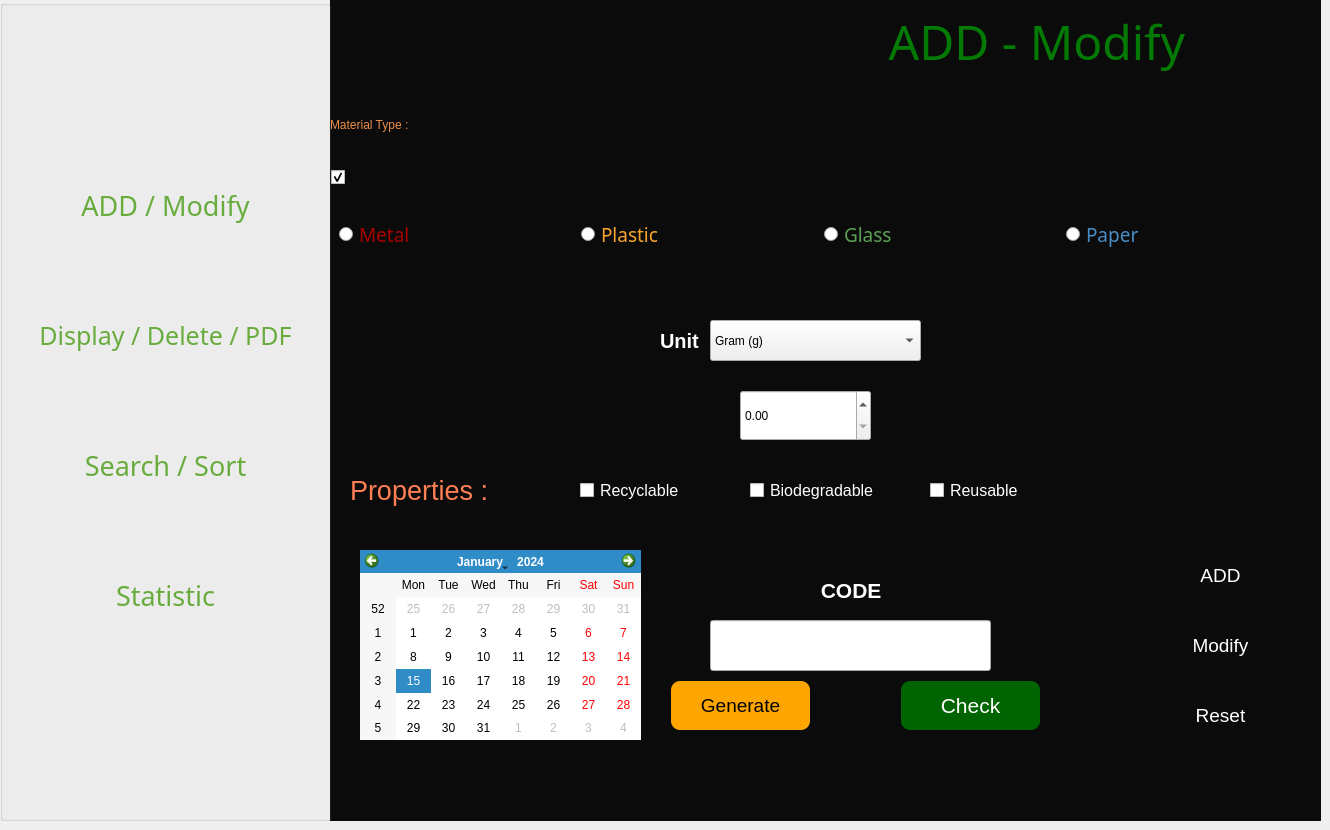
    <widget class="QWidget" name="tab">
     <property name="sizePolicy">
      <sizepolicy hsizetype="Expanding" vsizetype="Expanding">
       <horstretch>0</horstretch>
       <verstretch>0</verstretch>
      </sizepolicy>
     </property>
     <attribute name="title">
      <string>Tab 1</string>
     </attribute>
     <widget class="QLabel" name="label_4">
      <property name="geometry">
       <rect>
        <x>660</x>
        <y>320</y>
        <width>101</width>
        <height>41</height>
       </rect>
      </property>
      <property name="sizePolicy">
       <sizepolicy hsizetype="Expanding" vsizetype="Expanding">
        <horstretch>0</horstretch>
        <verstretch>0</verstretch>
       </sizepolicy>
      </property>
      <property name="font">
       <font>
        <pointsize>15</pointsize>
        <weight>75</weight>
        <bold>true</bold>
       </font>
      </property>
      <property name="styleSheet">
       <string notr="true">color: rgb(255, 255, 255);</string>
      </property>
      <property name="text">
       <string>Unit</string>
      </property>
     </widget>
     <widget class="QDoubleSpinBox" name="amount">
      <property name="geometry">
       <rect>
        <x>740</x>
        <y>390</y>
        <width>131</width>
        <height>51</height>
       </rect>
      </property>
      <property name="sizePolicy">
       <sizepolicy hsizetype="Expanding" vsizetype="Expanding">
        <horstretch>0</horstretch>
        <verstretch>0</verstretch>
       </sizepolicy>
      </property>
      <property name="styleSheet">
       <string notr="true">gridline-color: rgb(255, 85, 0);</string>
      </property>
      <property name="maximum">
       <double>100000.000000000000000</double>
      </property>
     </widget>
     <widget class="QCalendarWidget" name="date">
      <property name="geometry">
       <rect>
        <x>360</x>
        <y>550</y>
        <width>281</width>
        <height>190</height>
       </rect>
      </property>
      <property name="sizePolicy">
       <sizepolicy hsizetype="Expanding" vsizetype="Expanding">
        <horstretch>0</horstretch>
        <verstretch>0</verstretch>
       </sizepolicy>
      </property>
     </widget>
     <widget class="QPushButton" name="Generat_Button">
      <property name="geometry">
       <rect>
        <x>670</x>
        <y>680</y>
        <width>141</width>
        <height>51</height>
       </rect>
      </property>
      <property name="sizePolicy">
       <sizepolicy hsizetype="Expanding" vsizetype="Expanding">
        <horstretch>0</horstretch>
        <verstretch>0</verstretch>
       </sizepolicy>
      </property>
      <property name="font">
       <font>
        <pointsize>14</pointsize>
       </font>
      </property>
      <property name="styleSheet">
       <string notr="true">QPushButton {
    background-color: #FFA500; /* Neon Orange */
    color: #000000; /* Black */
    border: 2px solid transparent; /* Invisible border */
    border-radius: 10px;
    padding: 5px;
    min-width: 70px;
}

QPushButton:hover {
    border: 2px solid #ffffff; /* White border becomes visible when hovered over */
}

QPushButton:pressed {
    background-color: #FF4500; /* Darker Orange */
}
</string>
      </property>
      <property name="text">
       <string>Generate</string>
      </property>
     </widget>
     <widget class="QGroupBox" name="properties">
      <property name="geometry">
       <rect>
        <x>330</x>
        <y>450</y>
        <width>991</width>
        <height>80</height>
       </rect>
      </property>
      <property name="sizePolicy">
       <sizepolicy hsizetype="Expanding" vsizetype="Expanding">
        <horstretch>0</horstretch>
        <verstretch>0</verstretch>
       </sizepolicy>
      </property>
      <property name="styleSheet">
       <string notr="true">border:none</string>
      </property>
      <property name="title">
       <string/>
      </property>
      <widget class="QCheckBox" name="recyclable">
       <property name="geometry">
        <rect>
         <x>250</x>
         <y>20</y>
         <width>151</width>
         <height>41</height>
        </rect>
       </property>
       <property name="sizePolicy">
        <sizepolicy hsizetype="Expanding" vsizetype="Expanding">
         <horstretch>0</horstretch>
         <verstretch>0</verstretch>
        </sizepolicy>
       </property>
       <property name="font">
        <font>
         <pointsize>12</pointsize>
        </font>
       </property>
       <property name="styleSheet">
        <string notr="true">color: rgb(255, 255, 255);</string>
       </property>
       <property name="text">
        <string>Recyclable</string>
       </property>
      </widget>
      <widget class="QCheckBox" name="bio">
       <property name="geometry">
        <rect>
         <x>420</x>
         <y>20</y>
         <width>151</width>
         <height>41</height>
        </rect>
       </property>
       <property name="sizePolicy">
        <sizepolicy hsizetype="Expanding" vsizetype="Expanding">
         <horstretch>0</horstretch>
         <verstretch>0</verstretch>
        </sizepolicy>
       </property>
       <property name="font">
        <font>
         <pointsize>12</pointsize>
        </font>
       </property>
       <property name="styleSheet">
        <string notr="true">color: rgb(255, 255, 255);</string>
       </property>
       <property name="text">
        <string>Biodegradable</string>
       </property>
      </widget>
      <widget class="QCheckBox" name="reusable">
       <property name="geometry">
        <rect>
         <x>600</x>
         <y>20</y>
         <width>151</width>
         <height>41</height>
        </rect>
       </property>
       <property name="sizePolicy">
        <sizepolicy hsizetype="Expanding" vsizetype="Expanding">
         <horstretch>0</horstretch>
         <verstretch>0</verstretch>
        </sizepolicy>
       </property>
       <property name="font">
        <font>
         <pointsize>12</pointsize>
        </font>
       </property>
       <property name="autoFillBackground">
        <bool>false</bool>
       </property>
       <property name="styleSheet">
        <string notr="true">color: rgb(255, 255, 255);</string>
       </property>
       <property name="text">
        <string>Reusable</string>
       </property>
       <property name="iconSize">
        <size>
         <width>500</width>
         <height>500</height>
        </size>
       </property>
      </widget>
     </widget>
     <widget class="QLabel" name="label_5">
      <property name="geometry">
       <rect>
        <x>350</x>
        <y>470</y>
        <width>150</width>
        <height>41</height>
       </rect>
      </property>
      <property name="sizePolicy">
       <sizepolicy hsizetype="Expanding" vsizetype="Expanding">
        <horstretch>0</horstretch>
        <verstretch>0</verstretch>
       </sizepolicy>
      </property>
      <property name="font">
       <font>
        <family>MS Shell Dlg 2</family>
        <pointsize>20</pointsize>
        <weight>9</weight>
        <italic>false</italic>
        <bold>false</bold>
       </font>
      </property>
      <property name="styleSheet">
       <string notr="true">font: 75 20pt &quot;MS Shell Dlg 2&quot;;
color: rgb(255, 127, 84);
</string>
      </property>
      <property name="text">
       <string>Properties :</string>
      </property>
     </widget>
     <widget class="QPushButton" name="reset">
      <property name="geometry">
       <rect>
        <x>1150</x>
        <y>680</y>
        <width>141</width>
        <height>71</height>
       </rect>
      </property>
      <property name="sizePolicy">
       <sizepolicy hsizetype="Expanding" vsizetype="Expanding">
        <horstretch>0</horstretch>
        <verstretch>0</verstretch>
       </sizepolicy>
      </property>
      <property name="font">
       <font>
        <pointsize>14</pointsize>
       </font>
      </property>
      <property name="styleSheet">
       <string notr="true">QPushButton {
    background-color: transparent;
    border: none;
    color: white;  
}

QPushButton:hover {
    background-color: rgba(255, 255, 255, 0.1);  
}
</string>
      </property>
      <property name="text">
       <string>Reset</string>
      </property>
     </widget>
     <widget class="QLineEdit" name="Generated_code">
      <property name="geometry">
       <rect>
        <x>710</x>
        <y>620</y>
        <width>281</width>
        <height>51</height>
       </rect>
      </property>
      <property name="sizePolicy">
       <sizepolicy hsizetype="Expanding" vsizetype="Expanding">
        <horstretch>0</horstretch>
        <verstretch>0</verstretch>
       </sizepolicy>
      </property>
      <property name="font">
       <font>
        <pointsize>14</pointsize>
       </font>
      </property>
      <property name="styleSheet">
       <string notr="true">QPushButton {
    background-color: transparent;
    border: none;
    color: white;  
}

QPushButton:hover {
    background-color: rgba(255, 255, 255, 0.1);  
}
</string>
      </property>
      <property name="alignment">
       <set>Qt::AlignCenter</set>
      </property>
     </widget>
     <widget class="QGroupBox" name="groupBox">
      <property name="geometry">
       <rect>
        <x>0</x>
        <y>0</y>
        <width>331</width>
        <height>821</height>
       </rect>
      </property>
      <property name="sizePolicy">
       <sizepolicy hsizetype="Expanding" vsizetype="Expanding">
        <horstretch>0</horstretch>
        <verstretch>0</verstretch>
       </sizepolicy>
      </property>
      <property name="styleSheet">
       <string notr="true"/>
      </property>
      <property name="title">
       <string/>
      </property>
      <widget class="QPushButton" name="add1">
       <property name="geometry">
        <rect>
         <x>0</x>
         <y>140</y>
         <width>331</width>
         <height>131</height>
        </rect>
       </property>
       <property name="sizePolicy">
        <sizepolicy hsizetype="Expanding" vsizetype="Expanding">
         <horstretch>0</horstretch>
         <verstretch>0</verstretch>
        </sizepolicy>
       </property>
       <property name="font">
        <font>
         <family>Mongolian Baiti</family>
         <pointsize>20</pointsize>
        </font>
       </property>
       <property name="styleSheet">
        <string notr="true">QPushButton {
    background-color: transparent;
    border: none;
	color: rgb(105, 172, 62);
}

QPushButton:hover {
    background-color: rgba(255, 255, 255, 0.1); 
    color:  #ED8E4A; 
}
</string>
       </property>
       <property name="text">
        <string>ADD / Modify</string>
       </property>
      </widget>
      <widget class="QPushButton" name="display1">
       <property name="geometry">
        <rect>
         <x>0</x>
         <y>270</y>
         <width>331</width>
         <height>131</height>
        </rect>
       </property>
       <property name="sizePolicy">
        <sizepolicy hsizetype="Expanding" vsizetype="Expanding">
         <horstretch>0</horstretch>
         <verstretch>0</verstretch>
        </sizepolicy>
       </property>
       <property name="font">
        <font>
         <family>Mongolian Baiti</family>
         <pointsize>19</pointsize>
        </font>
       </property>
       <property name="styleSheet">
        <string notr="true">QPushButton {
    background-color: transparent;
    border: none;
	color: rgb(105, 172, 62);
}

QPushButton:hover {
    background-color: rgba(255, 255, 255, 0.1); 
    color:  #ED8E4A; 
}
</string>
       </property>
       <property name="text">
        <string>Display / Delete / PDF</string>
       </property>
      </widget>
      <widget class="QPushButton" name="rech1">
       <property name="geometry">
        <rect>
         <x>0</x>
         <y>400</y>
         <width>331</width>
         <height>131</height>
        </rect>
       </property>
       <property name="sizePolicy">
        <sizepolicy hsizetype="Expanding" vsizetype="Expanding">
         <horstretch>0</horstretch>
         <verstretch>0</verstretch>
        </sizepolicy>
       </property>
       <property name="font">
        <font>
         <family>Mongolian Baiti</family>
         <pointsize>20</pointsize>
        </font>
       </property>
       <property name="styleSheet">
        <string notr="true">QPushButton {
    background-color: transparent;
    border: none;
	color: rgb(105, 172, 62);
}

QPushButton:hover {
    background-color: rgba(255, 255, 255, 0.1); 
    color:  #ED8E4A; 
}
</string>
       </property>
       <property name="text">
        <string>Search / Sort</string>
       </property>
      </widget>
      <widget class="QPushButton" name="stat1">
       <property name="geometry">
        <rect>
         <x>0</x>
         <y>530</y>
         <width>331</width>
         <height>131</height>
        </rect>
       </property>
       <property name="sizePolicy">
        <sizepolicy hsizetype="Expanding" vsizetype="Expanding">
         <horstretch>0</horstretch>
         <verstretch>0</verstretch>
        </sizepolicy>
       </property>
       <property name="font">
        <font>
         <family>Mongolian Baiti</family>
         <pointsize>20</pointsize>
        </font>
       </property>
       <property name="styleSheet">
        <string notr="true">QPushButton {
    background-color: transparent;
    border: none;
	color: rgb(105, 172, 62);
}

QPushButton:hover {
    background-color: rgba(255, 255, 255, 0.1); 
    color:  #ED8E4A; 
}
</string>
       </property>
       <property name="text">
        <string>Statistic</string>
       </property>
      </widget>
      <widget class="QLabel" name="label_17">
       <property name="geometry">
        <rect>
         <x>0</x>
         <y>0</y>
         <width>331</width>
         <height>821</height>
        </rect>
       </property>
       <property name="sizePolicy">
        <sizepolicy hsizetype="Expanding" vsizetype="Expanding">
         <horstretch>0</horstretch>
         <verstretch>0</verstretch>
        </sizepolicy>
       </property>
       <property name="text">
        <string/>
       </property>
       <property name="pixmap">
        <pixmap resource="imgs.qrc">:/new/prefix1/pxfuel.jpg</pixmap>
       </property>
       <property name="scaledContents">
        <bool>true</bool>
       </property>
      </widget>
      <zorder>label_17</zorder>
      <zorder>display1</zorder>
      <zorder>rech1</zorder>
      <zorder>stat1</zorder>
      <zorder>add1</zorder>
     </widget>
     <widget class="QLabel" name="label">
      <property name="geometry">
       <rect>
        <x>330</x>
        <y>0</y>
        <width>991</width>
        <height>821</height>
       </rect>
      </property>
      <property name="sizePolicy">
       <sizepolicy hsizetype="Expanding" vsizetype="Ignored">
        <horstretch>0</horstretch>
        <verstretch>0</verstretch>
       </sizepolicy>
      </property>
      <property name="styleSheet">
       <string notr="true">background-color: rgb(11, 11, 11);</string>
      </property>
      <property name="text">
       <string/>
      </property>
      <property name="pixmap">
       <pixmap resource="imgs.qrc">:/new/prefix1/wallpaperflare.com_wallpaper.jpg</pixmap>
      </property>
      <property name="scaledContents">
       <bool>true</bool>
      </property>
     </widget>
     <widget class="QComboBox" name="unit">
      <property name="geometry">
       <rect>
        <x>710</x>
        <y>320</y>
        <width>211</width>
        <height>41</height>
       </rect>
      </property>
      <property name="sizePolicy">
       <sizepolicy hsizetype="Expanding" vsizetype="Expanding">
        <horstretch>0</horstretch>
        <verstretch>0</verstretch>
       </sizepolicy>
      </property>
      <property name="styleSheet">
       <string notr="true">selection-background-color: rgb(27, 150, 0);
selection-color: rgb(146, 255, 162);
</string>
      </property>
      <property name="iconSize">
       <size>
        <width>50</width>
        <height>50</height>
       </size>
      </property>
      <item>
       <property name="text">
        <string>Gram (g)</string>
       </property>
       <property name="icon">
        <iconset resource="imgs.qrc">
         <normaloff>:/new/prefix1/weight_gram_icon_138015.png</normaloff>:/new/prefix1/weight_gram_icon_138015.png</iconset>
       </property>
      </item>
      <item>
       <property name="text">
        <string>Kilogram (kg)</string>
       </property>
       <property name="icon">
        <iconset resource="imgs.qrc">
         <normaloff>:/new/prefix1/kilogram.png</normaloff>:/new/prefix1/kilogram.png</iconset>
       </property>
      </item>
      <item>
       <property name="text">
        <string>Tonne (t)</string>
       </property>
       <property name="icon">
        <iconset resource="imgs.qrc">
         <normaloff>:/new/prefix1/weight-1-tonne.png</normaloff>:/new/prefix1/weight-1-tonne.png</iconset>
       </property>
      </item>
     </widget>
     <widget class="QPushButton" name="check_button">
      <property name="geometry">
       <rect>
        <x>900</x>
        <y>680</y>
        <width>141</width>
        <height>51</height>
       </rect>
      </property>
      <property name="sizePolicy">
       <sizepolicy hsizetype="Expanding" vsizetype="Expanding">
        <horstretch>0</horstretch>
        <verstretch>0</verstretch>
       </sizepolicy>
      </property>
      <property name="font">
       <font>
        <pointsize>16</pointsize>
       </font>
      </property>
      <property name="styleSheet">
       <string notr="true">QPushButton {
    
	background-color: rgb(0, 100, 0);
    
	color: rgb(255, 255, 255);
    border: 2px solid transparent; /* Invisible border */
    border-radius: 10px;
    padding: 5px;
    min-width: 70px;
}

QPushButton:hover {
    border: 2px solid #ffffff; /* White border becomes visible when hovered over */
}

QPushButton:pressed {
    background-color: #FF4500; /* Darker Orange */
}
</string>
      </property>
      <property name="text">
       <string>Check</string>
      </property>
     </widget>
     <widget class="QPushButton" name="modify">
      <property name="geometry">
       <rect>
        <x>1150</x>
        <y>610</y>
        <width>141</width>
        <height>71</height>
       </rect>
      </property>
      <property name="sizePolicy">
       <sizepolicy hsizetype="Expanding" vsizetype="Expanding">
        <horstretch>0</horstretch>
        <verstretch>0</verstretch>
       </sizepolicy>
      </property>
      <property name="font">
       <font>
        <pointsize>14</pointsize>
       </font>
      </property>
      <property name="styleSheet">
       <string notr="true">QPushButton {
    background-color: transparent;
    border: none;
    color: white;  
}

QPushButton:hover {
    background-color: rgba(255, 255, 255, 0.1);  
}
</string>
      </property>
      <property name="text">
       <string>Modify</string>
      </property>
     </widget>
     <widget class="QPushButton" name="add">
      <property name="geometry">
       <rect>
        <x>1150</x>
        <y>540</y>
        <width>141</width>
        <height>71</height>
       </rect>
      </property>
      <property name="sizePolicy">
       <sizepolicy hsizetype="Minimum" vsizetype="Expanding">
        <horstretch>0</horstretch>
        <verstretch>0</verstretch>
       </sizepolicy>
      </property>
      <property name="font">
       <font>
        <pointsize>14</pointsize>
       </font>
      </property>
      <property name="styleSheet">
       <string notr="true">QPushButton {
    background-color: transparent;
    border: none;
    color: white;  
}

QPushButton:hover {
    background-color: rgba(255, 255, 255, 0.1);  
}
</string>
      </property>
      <property name="text">
       <string>ADD</string>
      </property>
     </widget>
     <widget class="QGroupBox" name="type">
      <property name="geometry">
       <rect>
        <x>330</x>
        <y>170</y>
        <width>981</width>
        <height>128</height>
       </rect>
      </property>
      <property name="sizePolicy">
       <sizepolicy hsizetype="Expanding" vsizetype="Expanding">
        <horstretch>0</horstretch>
        <verstretch>0</verstretch>
       </sizepolicy>
      </property>
      <property name="styleSheet">
       <string notr="true">border:none;</string>
      </property>
      <property name="title">
       <string/>
      </property>
      <property name="checkable">
       <bool>true</bool>
      </property>
      <property name="checked">
       <bool>true</bool>
      </property>
      <layout class="QHBoxLayout" name="horizontalLayout">
       <item>
        <widget class="QRadioButton" name="metal">
         <property name="sizePolicy">
          <sizepolicy hsizetype="Expanding" vsizetype="Expanding">
           <horstretch>0</horstretch>
           <verstretch>0</verstretch>
          </sizepolicy>
         </property>
         <property name="font">
          <font>
           <family>Impact</family>
           <pointsize>14</pointsize>
          </font>
         </property>
         <property name="styleSheet">
          <string notr="true">color: rgb(170, 0, 0);</string>
         </property>
         <property name="text">
          <string>Metal</string>
         </property>
         <property name="icon">
          <iconset resource="imgs.qrc">
           <normaloff>:/new/prefix1/me.png</normaloff>:/new/prefix1/me.png</iconset>
         </property>
         <property name="iconSize">
          <size>
           <width>110</width>
           <height>110</height>
          </size>
         </property>
        </widget>
       </item>
       <item>
        <widget class="QRadioButton" name="plastic">
         <property name="sizePolicy">
          <sizepolicy hsizetype="Expanding" vsizetype="Expanding">
           <horstretch>0</horstretch>
           <verstretch>0</verstretch>
          </sizepolicy>
         </property>
         <property name="font">
          <font>
           <family>Impact</family>
           <pointsize>14</pointsize>
          </font>
         </property>
         <property name="styleSheet">
          <string notr="true">color: rgb(248, 165, 45);</string>
         </property>
         <property name="text">
          <string>Plastic</string>
         </property>
         <property name="icon">
          <iconset resource="imgs.qrc">
           <normaloff>:/new/prefix1/pl.png</normaloff>:/new/prefix1/pl.png</iconset>
         </property>
         <property name="iconSize">
          <size>
           <width>110</width>
           <height>110</height>
          </size>
         </property>
        </widget>
       </item>
       <item>
        <widget class="QRadioButton" name="glass">
         <property name="sizePolicy">
          <sizepolicy hsizetype="Expanding" vsizetype="Expanding">
           <horstretch>0</horstretch>
           <verstretch>0</verstretch>
          </sizepolicy>
         </property>
         <property name="font">
          <font>
           <family>Impact</family>
           <pointsize>14</pointsize>
          </font>
         </property>
         <property name="styleSheet">
          <string notr="true">color: rgb(90, 161, 86);</string>
         </property>
         <property name="text">
          <string>Glass</string>
         </property>
         <property name="icon">
          <iconset resource="imgs.qrc">
           <normaloff>:/new/prefix1/gl.png</normaloff>:/new/prefix1/gl.png</iconset>
         </property>
         <property name="iconSize">
          <size>
           <width>110</width>
           <height>110</height>
          </size>
         </property>
        </widget>
       </item>
       <item>
        <widget class="QRadioButton" name="paper">
         <property name="sizePolicy">
          <sizepolicy hsizetype="Expanding" vsizetype="Expanding">
           <horstretch>0</horstretch>
           <verstretch>0</verstretch>
          </sizepolicy>
         </property>
         <property name="font">
          <font>
           <family>Impact</family>
           <pointsize>14</pointsize>
          </font>
         </property>
         <property name="styleSheet">
          <string notr="true">color: rgb(74, 141, 198);</string>
         </property>
         <property name="text">
          <string>Paper</string>
         </property>
         <property name="icon">
          <iconset resource="imgs.qrc">
           <normaloff>:/new/prefix1/p.png</normaloff>:/new/prefix1/p.png</iconset>
         </property>
         <property name="iconSize">
          <size>
           <width>110</width>
           <height>110</height>
          </size>
         </property>
        </widget>
       </item>
      </layout>
     </widget>
     <widget class="QLabel" name="label_12">
      <property name="geometry">
       <rect>
        <x>780</x>
        <y>570</y>
        <width>151</width>
        <height>41</height>
       </rect>
      </property>
      <property name="sizePolicy">
       <sizepolicy hsizetype="Expanding" vsizetype="Expanding">
        <horstretch>0</horstretch>
        <verstretch>0</verstretch>
       </sizepolicy>
      </property>
      <property name="font">
       <font>
        <pointsize>16</pointsize>
        <weight>75</weight>
        <bold>true</bold>
       </font>
      </property>
      <property name="styleSheet">
       <string notr="true">color: rgb(255, 255, 255);</string>
      </property>
      <property name="text">
       <string>       CODE</string>
      </property>
     </widget>
     <widget class="QLabel" name="label_6">
      <property name="geometry">
       <rect>
        <x>340</x>
        <y>10</y>
        <width>969</width>
        <height>62</height>
       </rect>
      </property>
      <property name="sizePolicy">
       <sizepolicy hsizetype="Expanding" vsizetype="Expanding">
        <horstretch>0</horstretch>
        <verstretch>0</verstretch>
       </sizepolicy>
      </property>
      <property name="font">
       <font>
        <family>Poor Richard</family>
        <pointsize>36</pointsize>
       </font>
      </property>
      <property name="styleSheet">
       <string notr="true">color: rgb(0, 170, 0,0.7);</string>
      </property>
      <property name="text">
       <string>                                            ADD - Modify</string>
      </property>
     </widget>
     <widget class="QLabel" name="label_2">
      <property name="geometry">
       <rect>
        <x>330</x>
        <y>60</y>
        <width>969</width>
        <height>129</height>
       </rect>
      </property>
      <property name="sizePolicy">
       <sizepolicy hsizetype="Expanding" vsizetype="Expanding">
        <horstretch>0</horstretch>
        <verstretch>0</verstretch>
       </sizepolicy>
      </property>
      <property name="styleSheet">
       <string notr="true">font: 75 20pt &quot;MS Shell Dlg 2&quot;;
color:  #ED8E4A    ;
</string>
      </property>
      <property name="text">
       <string>Material Type :</string>
      </property>
     </widget>
     <zorder>label</zorder>
     <zorder>label_4</zorder>
     <zorder>amount</zorder>
     <zorder>date</zorder>
     <zorder>Generat_Button</zorder>
     <zorder>properties</zorder>
     <zorder>label_5</zorder>
     <zorder>reset</zorder>
     <zorder>Generated_code</zorder>
     <zorder>groupBox</zorder>
     <zorder>unit</zorder>
     <zorder>check_button</zorder>
     <zorder>modify</zorder>
     <zorder>add</zorder>
     <zorder>type</zorder>
     <zorder>label_12</zorder>
     <zorder>label_2</zorder>
     <zorder>label_6</zorder>
    </widget>
